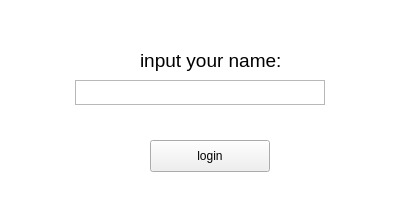
<?xml version="1.0" encoding="UTF-8"?>
<ui version="4.0">
 <class>FormLogin</class>
 <widget class="QWidget" name="FormLogin">
  <property name="geometry">
   <rect>
    <x>0</x>
    <y>0</y>
    <width>400</width>
    <height>200</height>
   </rect>
  </property>
  <property name="minimumSize">
   <size>
    <width>400</width>
    <height>200</height>
   </size>
  </property>
  <property name="maximumSize">
   <size>
    <width>400</width>
    <height>200</height>
   </size>
  </property>
  <property name="sizeIncrement">
   <size>
    <width>0</width>
    <height>0</height>
   </size>
  </property>
  <property name="windowTitle">
   <string>chat login</string>
  </property>
  <property name="windowIcon">
   <iconset>
    <normaloff>icons/logo.png</normaloff>icons/logo.png</iconset>
  </property>
  <property name="styleSheet">
   <string notr="true">#FormLogin{
 background-image: url(icons/bg1_1.jpg);
}</string>
  </property>
  <widget class="QLabel" name="label">
   <property name="geometry">
    <rect>
     <x>140</x>
     <y>50</y>
     <width>141</width>
     <height>21</height>
    </rect>
   </property>
   <property name="font">
    <font>
     <pointsize>14</pointsize>
    </font>
   </property>
   <property name="text">
    <string>input your name:</string>
   </property>
  </widget>
  <widget class="QTextEdit" name="userName">
   <property name="geometry">
    <rect>
     <x>75</x>
     <y>80</y>
     <width>250</width>
     <height>25</height>
    </rect>
   </property>
   <property name="styleSheet">
    <string notr="true"/>
   </property>
  </widget>
  <widget class="QPushButton" name="loginBtn">
   <property name="geometry">
    <rect>
     <x>150</x>
     <y>140</y>
     <width>120</width>
     <height>32</height>
    </rect>
   </property>
   <property name="text">
    <string>login</string>
   </property>
  </widget>
  <widget class="QGraphicsView" name="img">
   <property name="geometry">
    <rect>
     <x>-3</x>
     <y>-3</y>
     <width>421</width>
     <height>211</height>
    </rect>
   </property>
  </widget>
  <zorder>img</zorder>
  <zorder>label</zorder>
  <zorder>userName</zorder>
  <zorder>loginBtn</zorder>
 </widget>
 <resources/>
 <connections/>
</ui>
